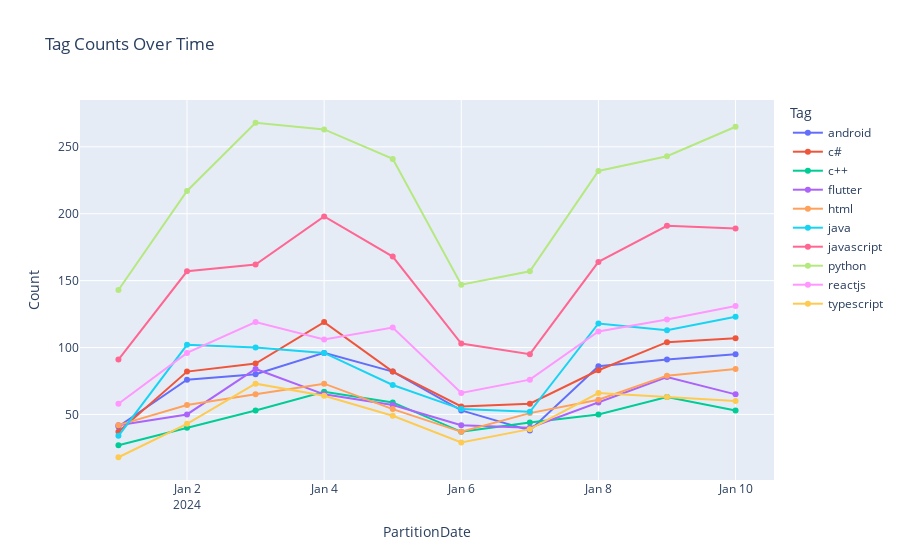

The code cell stored with this chart in its notebook:
### Code cell
import plotly.express as px
fig = px.line(
    pd_df,
    x="PartitionDate",
    y="Count",
    color="Tag",
    title="Tag Counts Over Time",
    markers=True,
)

fig.show()

### Figure 1 — Plotly figure (JSON) as saved in the notebook; plotly's stock layout.template omitted (floating-point values rounded to 4 significant figures)
{"data": [{"hovertemplate": "Tag=android<br>PartitionDate=%{x}<br>Count=%{y}<extra></extra>", "legendgroup": "android", "line": {"color": "#636efa", "dash": "solid"}, "marker": {"symbol": "circle"}, "mode": "lines+markers", "name": "android", "orientation": "v", "showlegend": true, "type": "scatter", "x": ["2024-01-01T00:00:00", "2024-01-02T00:00:00", "2024-01-03T00:00:00", "2024-01-04T00:00:00", "2024-01-05T00:00:00", "2024-01-06T00:00:00", "2024-01-07T00:00:00", "2024-01-08T00:00:00", "2024-01-09T00:00:00", "2024-01-10T00:00:00"], "xaxis": "x", "y": [41, 76, 80, 96, 82, 53, 38, 86, 91, 95], "yaxis": "y"}, {"hovertemplate": "Tag=c#<br>PartitionDate=%{x}<br>Count=%{y}<extra></extra>", "legendgroup": "c#", "line": {"color": "#EF553B", "dash": "solid"}, "marker": {"symbol": "circle"}, "mode": "lines+markers", "name": "c#", "orientation": "v", "showlegend": true, "type": "scatter", "x": ["2024-01-01T00:00:00", "2024-01-02T00:00:00", "2024-01-03T00:00:00", "2024-01-04T00:00:00", "2024-01-05T00:00:00", "2024-01-06T00:00:00", "2024-01-07T00:00:00", "2024-01-08T00:00:00", "2024-01-09T00:00:00", "2024-01-10T00:00:00"], "xaxis": "x", "y": [37, 82, 88, 119, 82, 56, 58, 83, 104, 107], "yaxis": "y"}, {"hovertemplate": "Tag=c++<br>PartitionDate=%{x}<br>Count=%{y}<extra></extra>", "legendgroup": "c++", "line": {"color": "#00cc96", "dash": "solid"}, "marker": {"symbol": "circle"}, "mode": "lines+markers", "name": "c++", "orientation": "v", "showlegend": true, "type": "scatter", "x": ["2024-01-01T00:00:00", "2024-01-02T00:00:00", "2024-01-03T00:00:00", "2024-01-04T00:00:00", "2024-01-05T00:00:00", "2024-01-06T00:00:00", "2024-01-07T00:00:00", "2024-01-08T00:00:00", "2024-01-09T00:00:00", "2024-01-10T00:00:00"], "xaxis": "x", "y": [27, 40, 53, 67, 59, 37, 44, 50, 63, 53], "yaxis": "y"}, {"hovertemplate": "Tag=flutter<br>PartitionDate=%{x}<br>Count=%{y}<extra></extra>", "legendgroup": "flutter", "line": {"color": "#ab63fa", "dash": "solid"}, "marker": {"symbol": "circle"}, "mode": "lines+markers", "name": "flutter", "orientation": "v", "showlegend": true, "type": "scatter", "x": ["2024-01-01T00:00:00", "2024-01-02T00:00:00", "2024-01-03T00:00:00", "2024-01-04T00:00:00", "2024-01-05T00:00:00", "2024-01-06T00:00:00", "2024-01-07T00:00:00", "2024-01-08T00:00:00", "2024-01-09T00:00:00", "2024-01-10T00:00:00"], "xaxis": "x", "y": [42, 50, 84, 65, 57, 42, 40, 59, 78, 65], "yaxis": "y"}, {"hovertemplate": "Tag=html<br>PartitionDate=%{x}<br>Count=%{y}<extra></extra>", "legendgroup": "html", "line": {"color": "#FFA15A", "dash": "solid"}, "marker": {"symbol": "circle"}, "mode": "lines+markers", "name": "html", "orientation": "v", "showlegend": true, "type": "scatter", "x": ["2024-01-01T00:00:00", "2024-01-02T00:00:00", "2024-01-03T00:00:00", "2024-01-04T00:00:00", "2024-01-05T00:00:00", "2024-01-06T00:00:00", "2024-01-07T00:00:00", "2024-01-08T00:00:00", "2024-01-09T00:00:00", "2024-01-10T00:00:00"], "xaxis": "x", "y": [42, 57, 65, 73, 54, 37, 51, 61, 79, 84], "yaxis": "y"}, {"hovertemplate": "Tag=java<br>PartitionDate=%{x}<br>Count=%{y}<extra></extra>", "legendgroup": "java", "line": {"color": "#19d3f3", "dash": "solid"}, "marker": {"symbol": "circle"}, "mode": "lines+markers", "name": "java", "orientation": "v", "showlegend": true, "type": "scatter", "x": ["2024-01-01T00:00:00", "2024-01-02T00:00:00", "2024-01-03T00:00:00", "2024-01-04T00:00:00", "2024-01-05T00:00:00", "2024-01-06T00:00:00", "2024-01-07T00:00:00", "2024-01-08T00:00:00", "2024-01-09T00:00:00", "2024-01-10T00:00:00"], "xaxis": "x", "y": [34, 102, 100, 96, 72, 54, 52, 118, 113, 123], "yaxis": "y"}, {"hovertemplate": "Tag=javascript<br>PartitionDate=%{x}<br>Count=%{y}<extra></extra>", "legendgroup": "javascript", "line": {"color": "#FF6692", "dash": "solid"}, "marker": {"symbol": "circle"}, "mode": "lines+markers", "name": "javascript", "orientation": "v", "showlegend": true, "type": "scatter", "x": ["2024-01-01T00:00:00", "2024-01-02T00:00:00", "2024-01-03T00:00:00", "2024-01-04T00:00:00", "2024-01-05T00:00:00", "2024-01-06T00:00:00", "2024-01-07T00:00:00", "2024-01-08T00:00:00", "2024-01-09T00:00:00", "2024-01-10T00:00:00"], "xaxis": "x", "y": [91, 157, 162, 198, 168, 103, 95, 164, 191, 189], "yaxis": "y"}, {"hovertemplate": "Tag=python<br>PartitionDate=%{x}<br>Count=%{y}<extra></extra>", "legendgroup": "python", "line": {"color": "#B6E880", "dash": "solid"}, "marker": {"symbol": "circle"}, "mode": "lines+markers", "name": "python", "orientation": "v", "showlegend": true, "type": "scatter", "x": ["2024-01-01T00:00:00", "2024-01-02T00:00:00", "2024-01-03T00:00:00", "2024-01-04T00:00:00", "2024-01-05T00:00:00", "2024-01-06T00:00:00", "2024-01-07T00:00:00", "2024-01-08T00:00:00", "2024-01-09T00:00:00", "2024-01-10T00:00:00"], "xaxis": "x", "y": [143, 217, 268, 263, 241, 147, 157, 232, 243, 265], "yaxis": "y"}, {"hovertemplate": "Tag=reactjs<br>PartitionDate=%{x}<br>Count=%{y}<extra></extra>", "legendgroup": "reactjs", "line": {"color": "#FF97FF", "dash": "solid"}, "marker": {"symbol": "circle"}, "mode": "lines+markers", "name": "reactjs", "orientation": "v", "showlegend": true, "type": "scatter", "x": ["2024-01-01T00:00:00", "2024-01-02T00:00:00", "2024-01-03T00:00:00", "2024-01-04T00:00:00", "2024-01-05T00:00:00", "2024-01-06T00:00:00", "2024-01-07T00:00:00", "2024-01-08T00:00:00", "2024-01-09T00:00:00", "2024-01-10T00:00:00"], "xaxis": "x", "y": [58, 96, 119, 106, 115, 66, 76, 112, 121, 131], "yaxis": "y"}, {"hovertemplate": "Tag=typescript<br>PartitionDate=%{x}<br>Count=%{y}<extra></extra>", "legendgroup": "typescript", "line": {"color": "#FECB52", "dash": "solid"}, "marker": {"symbol": "circle"}, "mode": "lines+markers", "name": "typescript", "orientation": "v", "showlegend": true, "type": "scatter", "x": ["2024-01-01T00:00:00", "2024-01-02T00:00:00", "2024-01-03T00:00:00", "2024-01-04T00:00:00", "2024-01-05T00:00:00", "2024-01-06T00:00:00", "2024-01-07T00:00:00", "2024-01-08T00:00:00", "2024-01-09T00:00:00", "2024-01-10T00:00:00"], "xaxis": "x", "y": [18, 43, 73, 64, 49, 29, 39, 66, 63, 60], "yaxis": "y"}], "layout": {"legend": {"title": {"text": "Tag"}, "tracegroupgap": 0}, "title": {"text": "Tag Counts Over Time"}, "xaxis": {"anchor": "y", "domain": [0, 1], "title": {"text": "PartitionDate"}}, "yaxis": {"anchor": "x", "domain": [0, 1], "title": {"text": "Count"}}}}
